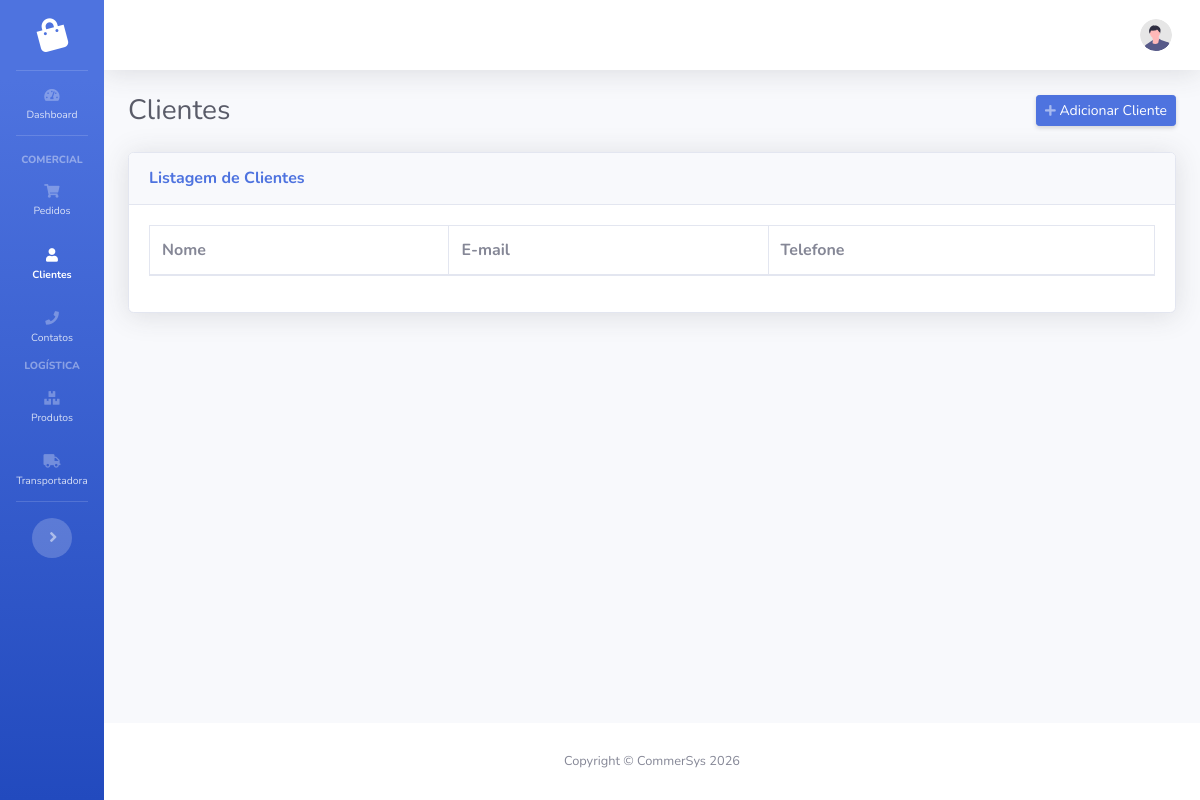
The page /comercial/clientes/ on the database as committed earlier.
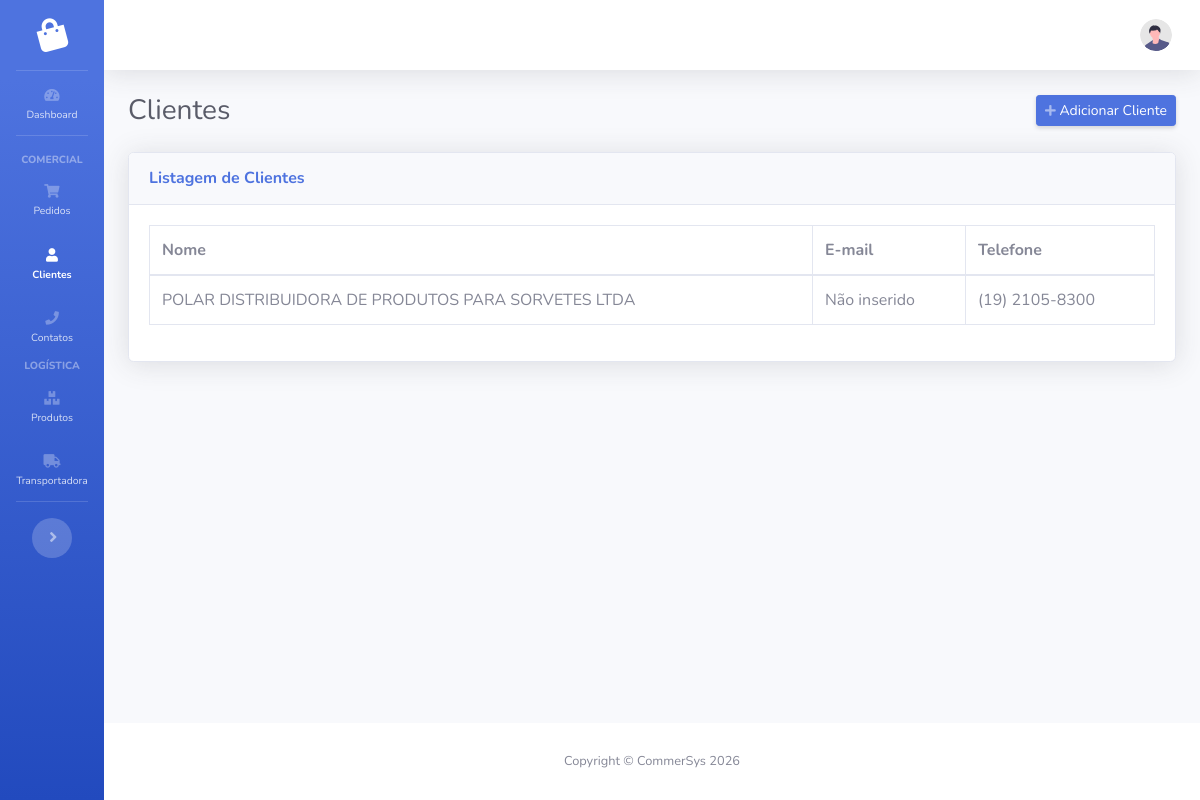
The same page on the database as committed later.
### comercial/models.py (models this page shows, shortened)
class Cliente(models.Model):
    INDICADOR_IE_CHOICES = [
        (1, "Contribuinte ICMS"),
        (2, "Contribuinte Isento"),
        (3, "Não Contribuinte"),
    ]
    cpf_cnpj = models.CharField(max_length=20, unique=True, blank=True, null=True)
    nome_razao_social = models.CharField(max_length=150)
    inscricao_estadual = models.CharField(max_length=50, blank=True, null=True)
    indicador_ie = models.IntegerField(choices=INDICADOR_IE_CHOICES, default=9)
    email = models.EmailField(max_length=100, blank=True, null=True)
    telefone = models.CharField(max_length=20, blank=True, null=True)
    cep = models.CharField(max_length=15, blank=True, null=True)
    uf = models.CharField(max_length=2, blank=True, null=True)
    municipio = models.CharField(max_length=100, blank=True, null=True)
    codigo_municipio = models.IntegerField(blank=True, null=True)
    bairro = models.CharField(max_length=100, blank=True, null=True)
    logradouro = models.CharField(max_length=100, blank=True, null=True)
    numero = models.CharField(max_length=10, blank=True, null=True)
    complemento = models.CharField(max_length=100, blank=True, null=True)
    created_at = models.DateTimeField(auto_now_add=True)
    updated_at = models.DateTimeField(auto_now=True)

### comercial/views.py (the view)
# urls.py: path('clientes/', views.ClienteListView.as_view(), name='clientes'),
class ClienteListView(ListView):
    model = Cliente
    template_name = "comercial/cliente_list.html"
    context_object_name = "clientes"

### comercial/templates/comercial/cliente_list.html (shortened to what this page needs)
{% extends 'base.html' %}
{% load static %}
{% load humanize %}
{% block extra_css %}
    <link href="https://cdn.datatables.net/1.10.25/css/dataTables.bootstrap4.min.css"
          rel="stylesheet" />
{% endblock extra_css %}
{% block content %}
    <div class="d-flex align-items-center justify-content-between mb-4">
        <h1 class="h3 mb-0 text-gray-800">Clientes</h1>
        <a href="{% url 'comercial:cliente_create' %}"
           class="d-sm-inline-block btn btn-sm btn-primary shadow-sm">
            <i class="fas fa-plus fa-sm text-white-50"></i>
            <span class="d-none d-sm-inline">Adicionar Cliente</span>
        </a>
    </div>
    <div class="card shadow mb-4">
        <div class="card-header py-3">
            <h6 class="m-0 font-weight-bold text-primary">Listagem de Clientes</h6>
        </div>
        <div class="card-body">
            <div class="table-responsive">
                <table class="table table-bordered table-hover"
                       id="dataTable"
                       width="100%"
                       cellspacing="0">
                    <thead>
                        <tr>
                            <th>Nome</th>
                            <th>E-mail</th>
                            <th>Telefone</th>
                        </tr>
                    </thead>
                    <tbody>
                        {% for cliente in clientes %}
                            <tr data-bs-detail="{% url 'comercial:cliente_detail' cliente.id %}"
                                style="cursor: pointer">
                                <td>{{ cliente.nome_razao_social|default_if_none:'Não inserido' }}</td>
                                <td>{{ cliente.email|default_if_none:'Não inserido' }}</td>
                                <td>{{ cliente.telefone|default_if_none:'Não inserido' }}</td>
                            </tr>
                        {% endfor %}
                    </tbody>
                </table>
            </div>
        </div>
    </div>
{% endblock content %}

Rows that differ between the two databases and show on the page:
added Cliente: nome_razao_social "POLAR DISTRIBUIDORA DE PRODUTOS PARA SORVETES LTDA", email "Não inserido", telefone "(19) 2105-8300"
